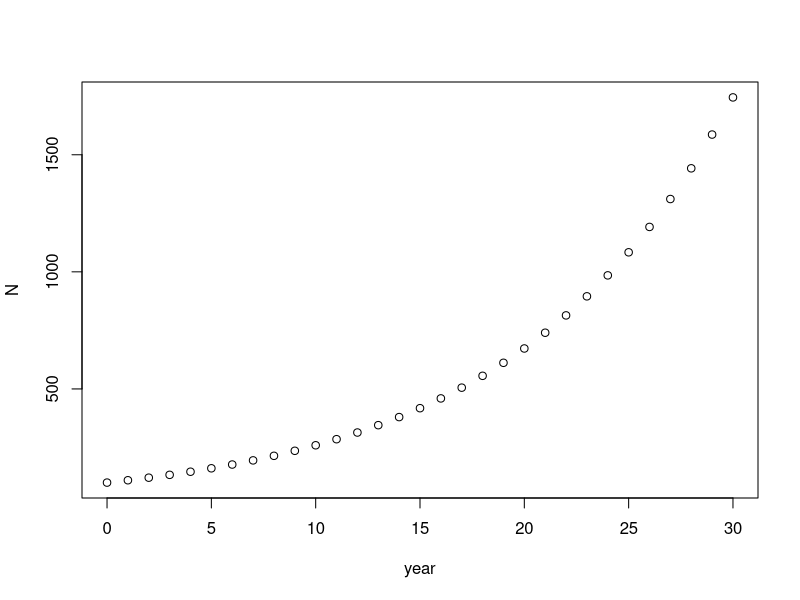

This chart was generated by the following R code:
x <- 5     # define the variable 'x' as representing the value 5
x          # Print the value stored in the object "x"
r <- 0.1     #Assign the value of 0.1 to the object "r", or per-capita growth rate (discrete)
lambda <- 1 + r           # (1 + r) is equal to lambda, the finite rate of growth.  This stores the result of the calculation (1 + 0.1 = 1.1) in the object "lambda".
N0 <- 100    #Assign the value of 100 to the object "N0", or initial population size
nyears <- 30 #Assign the value of 30 to the object "nyears", or the number of time steps to simulate
N0 * lambda   #Multiplies the value stored in the object "N0" by lambda. As soon as you run this line of code, the result of the calculation is printed.

year <- seq(from=0, to=nyears, by=1)   #Creates a sequence of numbers from 0 to the value stored in the object "nyears" (in this case, 50). Because you've told this sequence to increment by 1, you've created a string of numbers from 0 - 50 that contains 51 elements. A single series of elements (e.g., a single column of numbers) is called a vector. You then assign this vector to the object "years".

year                                   #Print the value of the object "years" that you just created.


N <- numeric(nyears+1)    #Make an empty storage vector. The numeric() function takes the contents within the parentheses and converts those contents to the "numeric" class. Don't worry if this doesn't make sense -- what you need to know is that the value within the parentheses (in this case, 50+1=51) is used to tell this function how many zeros to create. So, this line of code creates a vector of 51 zeros, and assigns that vector to the object "N".

names(N) <- year

N                         #Prints the contents of the object "N".

N[1] <- N0                # The brackets [] are used to indicate the position of an element within a vector. This line of code assigns the value of the object "N0" (100) to the first element in the "N" object. Remember, the "N" object is a vector of 51 zeros. Now, the first zero is changed to 100.

for (i in 2:(nyears+1)){  # This for-loop will run through the line of code between the curly brackets {}. "i" is simply the name of a variable (you can use "j", or "k", instead -- any variable name will do). "i" changes each time the loop iterates; basically, it will increase by 1 each time the loop is run, starting at "2" up until the specified maximum number of loops "nyears+1". 
  N[i] <- N[i-1] * lambda  # This takes the [i - 1] element of "N", multiplies that element by the value of lambda, then assigns that calculated result to the [i] element of "N".
}                         # This ends the for-loop.

N                         # Now print the contents of the object "N".
plot(N~year)   #This plot() function tells R to plot the y variable by the x variable. "N" is the y variable (dependent variable), and "year" is the x variable (independent variable). The tilda "~" stands for "as a function of". There are many ways to customize the appearance of a plot in R - for now, just use the defaults.
